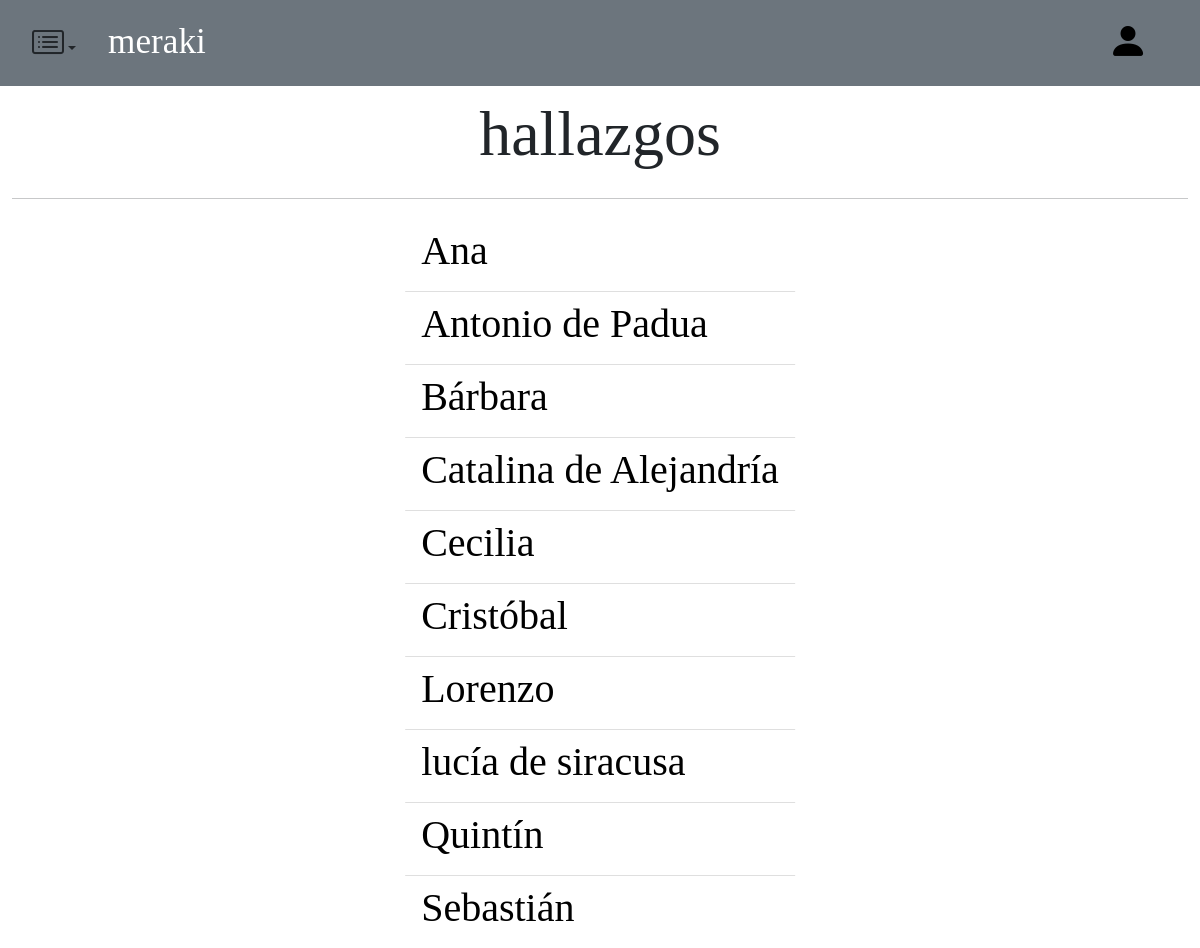
The page /vistas/encontradosjesus.php on the database its author committed.
### tables this page shows
CREATE TABLE `cristiano` (
  `idpropio` int(11) NOT NULL,
  `idgen` int(11) NOT NULL,
  `historia` text NOT NULL,
  `rasgo` varchar(255) NOT NULL,
  `nacimiento` varchar(255) NOT NULL,
  `categoría` varchar(255) NOT NULL,
  `santoral` varchar(255) NOT NULL
);

CREATE TABLE `sergenerico` (
  `ID` int(11) NOT NULL,
  `nombre` varchar(255) NOT NULL,
  `rol` int(11) NOT NULL,
  `atributos` longtext NOT NULL CHECK (json_valid(`atributos`)),
  `variantes` longtext NOT NULL CHECK (json_valid(`variantes`))
);

### models/cristiano.php (called while the page is built, shortened)
<?php
require_once "./../db/db.php";
class cristiano extends generico{
    function comprobar($String){
        $db = new Database();
        $dbconection = $db->connect();
        $coincidencia = array();
        $array= explode(", ", $String);
        $numatributos = count($array);
        $query='select * from cristiano c, sergenerico g where c.idgen = g.ID';
        $resultado = $db->querySelect($dbconection, $query);
        for($i=0; $i<$resultado->num_rows; $i++){
            $fila = $resultado->fetch_assoc();
            $atributos = json_decode($fila['atributos']);
            $num =0;
            foreach ($atributos as $k => $v) {
                for($j=0; $j<count($array); $j++){
                    if(str_contains($v, $array[$j])){
                        $num++;
                    }
                }
            }
                if($num>=$numatributos){
                  array_push($coincidencia, $fila);
              }
        }
           return $coincidencia;
    }
}
?>

### db/db.php (called while the page is built, shortened)
<?php
class Database{
    function querySelect($bbdd, $query){
        $consulta = $bbdd->query($query);
        return $consulta;
    }
}
?>

### vistas/encontradosjesus.php (the view, shortened to what this page needs)
<?php
require_once "./../models/cristiano.php";
$cristiano = new cristiano();
$cris = $cristiano->comprobar($_POST['atri']);
?>
<!DOCTYPE html>
<html lang="en">
<head>
    <link href="https://cdn.jsdelivr.net/npm/bootstrap@5.1.3/dist/css/bootstrap.min.css" rel="stylesheet">
    <link rel="stylesheet" href="https://cdn.jsdelivr.net/npm/bootstrap-icons@1.7.2/font/bootstrap-icons.css">
    <link rel="stylesheet" href="navbar.css">
</head>
<body style="font-family: 'Cinzel', serif;">
    <nav class="navbar navbar-expand-lg navbar-light bg-secondary mx-auto">
            <div class="container-fluid mx-4">
            <div class="row">
                <ul class=" col navbar-nav me-auto mb-2 mb-lg-0">
                    <li class=" nav-item dropdown"><a class="nav-link text-dark dropdown-toggle" href="#" id="navbarDropdown" role="button" data-bs-toggle="dropdown" aria-expanded="false"><i class="bi bi-card-list"  style="font-size: 2em;"></i></a>
                    </li>
                </ul>
                <a class="col navbar-brand text-white align-middle" style="font-size: 2.2em;"  href="index.php">meraki</a>
            </div>
            <div class="row">
                <p class="col p-3 align-middle" style="font-size: 1.5em;">
                ?></p>
              <a class="col navbar-brand text-black align-middle" href="login.php"><i class="bi bi-person-fill dropdown" style="font-size: 2em;"> </i> </a>
              </div>
    </nav>
       <div class="container-fluid position-relative">
        <div class="position-absolute top-0 start-50 translate-middle-x" style="font-size: 4em;">hallazgos</div>
        <br> <br> <br> <br>
        <hr>
           <div class="position-absolute mt-1 start-50 translate-middle-x">
            <ul class="list-group list-group-flush">
                    <?php
                       for($i = 0; $i<count($cris); $i++){
                    ?>
                    <li id="<?php echo $cris[$i]['idgen'];?>" class="list-group-item">
                    <h1>
                    <a href="cristiano.php?id=<?php echo $cris[$i]['idgen'];?>" style="color: black; text-decoration:none;">
                            <?php
                                 echo $cris[$i]['nombre'];
                            ?>
                        </a>
                    </h1>
                    <?php
                       }
                    ?>
                </li>
              </ul>
           </div>
       </div>
</body>
</html>

### rows shown on the page
cristiano: idgen.nombre "Ana"
cristiano: idgen.nombre "Antonio de Padua"
cristiano: idgen.nombre "Bárbara"
cristiano: idgen.nombre "Catalina de Alejandría"
cristiano: idgen.nombre "Cecilia"
cristiano: idgen.nombre "Cristóbal"
cristiano: idgen.nombre "Lorenzo"
cristiano: idgen.nombre "lucía de siracusa"
cristiano: idgen.nombre "Quintín"
cristiano: idgen.nombre "Sebastián"
